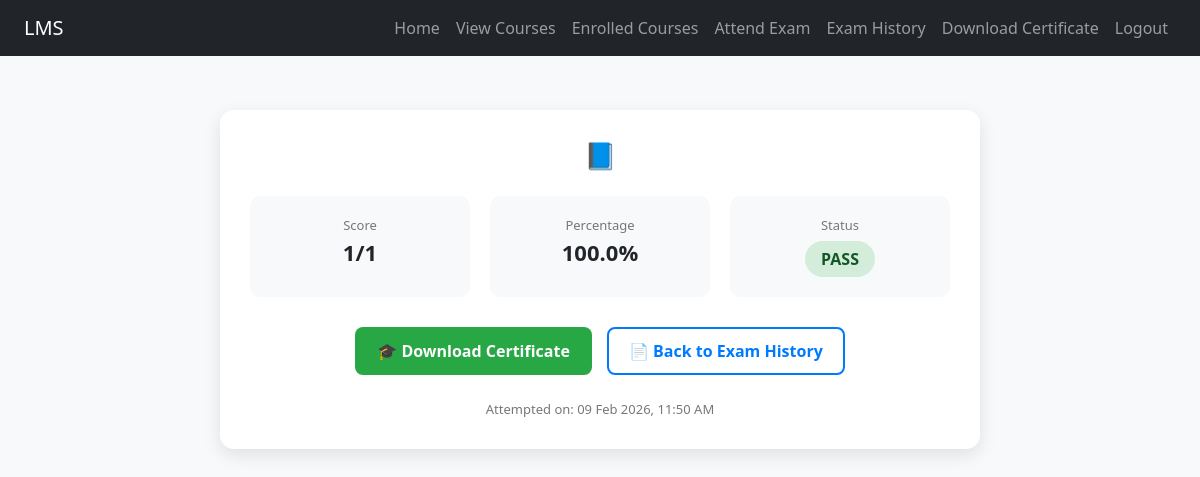
Page /api/exams/result/2/ (signed in) on the committed database.
### exams/models.py (models this page shows, shortened)
class ExamResult(models.Model):
    student = models.ForeignKey(User, on_delete=models.CASCADE)
    exam = models.ForeignKey(Exam, on_delete=models.CASCADE)
    score = models.IntegerField()
    total_questions = models.IntegerField()
    percentage = models.FloatField()
    passed = models.BooleanField(default=False)
    submitted_at = models.DateTimeField(auto_now_add=True)

### exams/views.py (the view)
# urls.py: path("result/<int:result_id>/", views.view_result, name="view_result"),
@login_required
def view_result(request, result_id):
    result = get_object_or_404(ExamResult, id=result_id, student=request.user)
    return render(request, "exams/view_result.html", {"result": result})

### templates/exams/view_result.html (shortened to what this page needs)
{% extends "base.html" %}
{% block content %}
<div class="result-container">
    <div class="result-card">
        <h2 class="exam-title">📘 {{ exam.title }}</h2>
        <div class="result-summary">
            <div class="summary-box">
                <span class="label">Score</span>
                <span class="value">{{ result.score }}/{{ result.total_questions }}</span>
            </div>
            <div class="summary-box">
                <span class="label">Percentage</span>
                <span class="value">{{ result.percentage }}%</span>
            </div>
            <div class="summary-box">
                <span class="label">Status</span>
                {% if result.passed %}
                    <span class="status status-pass">PASS</span>
                {% else %}
                    <span class="status status-fail">FAIL</span>
                {% endif %}
            </div>
        </div>
        <div class="action-section">
            {% if result.passed %}
                <a href="{% url 'certificates:download' result.id %}" class="btn-success">
                    🎓 Download Certificate
                </a>
            {% endif %}
            <a href="{% url 'exam_history' %}" class="btn-outline">
                📄 Back to Exam History
            </a>
        </div>
        <div class="result-footer">
            Attempted on: {{ result.submitted_at|date:"d M Y, h:i A" }}
        </div>
    </div>
</div>
{% endblock %}

### static/css/style.css (style rules this page uses)
body { background-color: #f8f9fa; }

### templates/exams/view_result.html (style rules this page uses)
.result-container { max-width: 800px; margin: auto; padding: 30px 20px; }
.result-card { background: white; border-radius: 14px; padding: 30px; box-shadow: 0 6px 18px rgba(0,0,0,0.1); text-align: center; }
.exam-title { font-size: 26px; margin-bottom: 5px; }
.result-summary { display: grid; grid-template-columns: repeat(auto-fit, minmax(160px, 1fr)); gap: 20px; margin-bottom: 30px; }
.summary-box { background: #f8f9fa; border-radius: 10px; padding: 20px; }
.label { display: block; font-size: 13px; color: #777; }
.value { font-size: 22px; font-weight: bold; }
.status { display: inline-block; margin-top: 5px; padding: 6px 16px; border-radius: 20px; font-weight: bold; }
.status-pass { background: #d4edda; color: #155724; }
.action-section { margin-top: 25px; display: flex; gap: 15px; justify-content: center; flex-wrap: wrap; }
.btn-success { background: #28a745; color: white; padding: 12px 22px; border-radius: 8px; text-decoration: none; font-weight: bold; }
.btn-outline { border: 2px solid #007bff; color: #007bff; padding: 10px 20px; border-radius: 8px; text-decoration: none; font-weight: bold; }
.result-footer { margin-top: 25px; font-size: 13px; color: #777; }

### rows in the picture
ExamResult: score "1", total_questions "1", percentage "100.0", submitted_at "09 Feb 2026, 11:50 AM"
